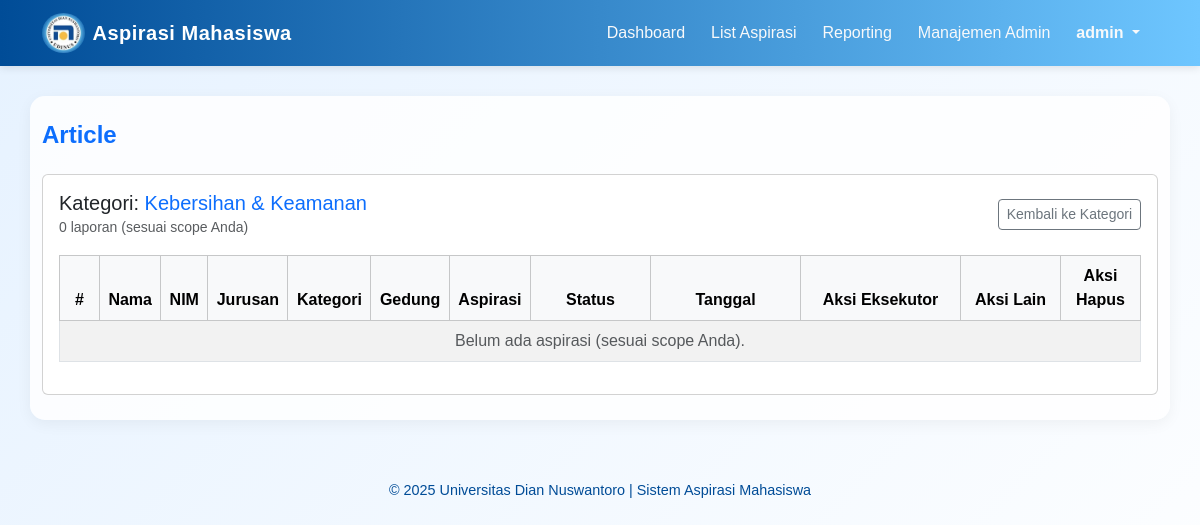
/admin.php?page=article&category_id=3 (signed in), run on an earlier commit of the app's database.
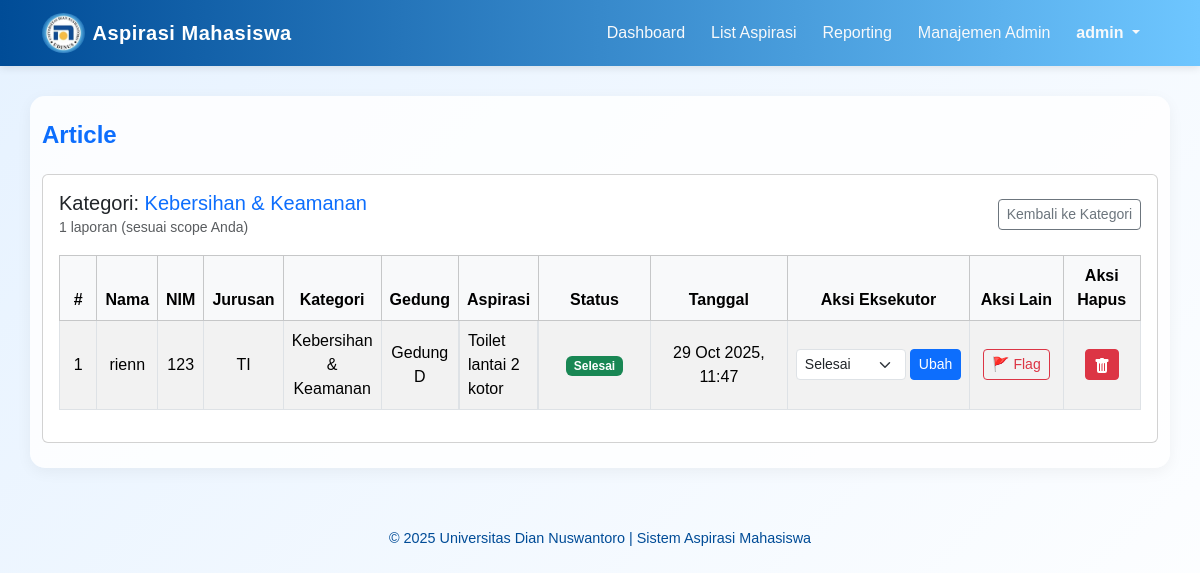
And on a later commit of the database.
### tables this page shows
CREATE TABLE `aspirasi` (
  `id` int(11) NOT NULL,
  `nama` varchar(100) NOT NULL,
  `nim` varchar(15) NOT NULL,
  `jurusan` varchar(50) DEFAULT NULL,
  `kategori_id` int(11) NOT NULL,
  `gedung_id` int(11) NOT NULL,
  `isi_aspirasi` text NOT NULL,
  `status` enum('Menunggu','Diproses','Selesai') DEFAULT 'Menunggu',
  `is_flagged` tinyint(1) NOT NULL DEFAULT 0 COMMENT '0=Normal, 1=Di-flag oleh Monitor',
  `tanggal` timestamp NOT NULL DEFAULT current_timestamp()
);

CREATE TABLE `kategori` (
  `id` int(11) NOT NULL,
  `nama_kategori` varchar(100) NOT NULL,
  `divisi_lama` varchar(100) DEFAULT NULL COMMENT 'Data divisi dari sistem lama'
);

CREATE TABLE `gedung` (
  `id` int(11) NOT NULL,
  `nama_gedung` varchar(100) NOT NULL
);

### article.php (the view, shortened to what the changed rows need)
<?php
include "koneksi.php";
$role = $_SESSION['role'] ?? 'mahasiswa';
$is_superadmin = (int)($_SESSION['is_superadmin'] ?? 0);
$can_ubah_status = ($is_superadmin == 1) || (isset($_SESSION['can_ubah_status']) && $_SESSION['can_ubah_status'] == 1);
$whereAdminScope = "1";
$visibleKategori = [];
$sqlKat = "
    SELECT DISTINCT k.id, k.nama_kategori
    FROM kategori k
    LEFT JOIN aspirasi a ON a.kategori_id = k.id
    WHERE $whereAdminScope
    ORDER BY k.nama_kategori
";
$resKat = $koneksi->query($sqlKat);
if ($resKat) {
    while($row = $resKat->fetch_assoc()) {
        $visibleKategori[$row['id']] = $row['nama_kategori'];
    }
}
$counts = array_fill_keys(array_keys($visibleKategori), 0);
if (!empty($counts)) {
    $kat_ids_string = implode(',', array_keys($counts));
    $whereCount = "a.kategori_id IN ($kat_ids_string)";
    if ($role === 'admin') {
         $whereCount .= " AND ($whereAdminScope)";
    }
    $sqlCount = "
        SELECT a.kategori_id, COUNT(a.id) AS cnt
        FROM aspirasi a
        WHERE $whereCount
        GROUP BY a.kategori_id
    ";
    $resCount = $koneksi->query($sqlCount);
    if ($resCount) {
        while ($r = $resCount->fetch_assoc()) {
            if (isset($counts[$r['kategori_id']])) {
                $counts[$r['kategori_id']] = (int)$r['cnt'];
            }
        }
    }
}
$selectedCategoryId = isset($_GET['category_id']) ? (int)$_GET['category_id'] : 0;
$sqlList = "";
$whereList = $whereAdminScope;
if ($selectedCategoryId > 0) {
    if ($role === 'admin') {
        $whereList = "($whereList) AND a.kategori_id = $selectedCategoryId";
    } else {
        $whereList = "a.kategori_id = $selectedCategoryId";
    }
    $sqlList = "
        SELECT a.*, k.nama_kategori, g.nama_gedung, a.is_flagged
        FROM aspirasi a
        JOIN kategori k ON a.kategori_id = k.id
        JOIN gedung g ON a.gedung_id = g.id
        WHERE $whereList
        ORDER BY a.is_flagged DESC, a.tanggal DESC
    ";
}
$resList = false;
$error = '';
if (!empty($sqlList)) {
    $resList = $koneksi->query($sqlList);
}
?>
<div class="card">
  <div class="card-body">
    <?php if ($selectedCategoryId === 0): ?>
      <div class="mb-4">
        <h5 class="fw-semibold">
            <?php if ($role === 'admin'): ?>
                Kategori Aspirasi (Sesuai Scope Anda)
            <?php else: ?>
                Kategori Aspirasi
            <?php endif; ?>
        </h5>
        <div class="row g-3">
          <?php if (empty($visibleKategori)): ?>
            <div class="col-12">
              <div class="alert alert-warning">
                <?php if ($role === 'admin'): ?>
                    Tidak ada aspirasi yang sesuai dengan penugasan Anda.
                <?php else: ?>
                    Belum ada aspirasi yang masuk.
                <?php endif; ?>
              </div>
            </div>
          <?php else: ?>
            <?php foreach ($visibleKategori as $kat_id => $kat_nama): ?>
              <div class="col-6 col-md-3">
                <a href="admin.php?page=article&category_id=<?= $kat_id ?>" class="text-decoration-none">
                  <div class="border rounded p-3 h-100 shadow-sm" style="background:#ffffff;">
                    <div class="d-flex justify-content-between align-items-start">
                      <div>
                        <div class="fw-semibold"><?= htmlspecialchars($kat_nama) ?></div>
                        <div class="small text-muted">Klik untuk lihat detail</div>
                      </div>
                      <div class="text-end">
                        <span class="badge bg-primary rounded-pill" style="font-size:0.9rem;"><?= $counts[$kat_id] ?? 0 ?></span>
                      </div>
                    </div>
                  </div>
                </a>
              </div>
            <?php endforeach; ?>
          <?php endif; ?>
        </div>
      </div>
    <?php else: ?>
      <div class="d-flex justify-content-between align-items-center mb-3">
        <div>
          <h5 class="mb-0">Kategori: <span class="text-primary"><?= htmlspecialchars($visibleKategori[$selectedCategoryId]) ?></span></h5>
          <small class="text-muted">
            <?php if ($role === 'admin'): ?>
                <?= ($counts[$selectedCategoryId] ?? 0) ?> laporan (sesuai scope Anda)
            <?php else: ?>
                <?= ($counts[$selectedCategoryId] ?? 0) ?> laporan
            <?php endif; ?>
          </small>
        </div>
      </div>
      <div class="table-responsive">
        <?php if ($error): ?>
          <div class="alert alert-danger">Query error: <?= htmlspecialchars($error) ?></div>
        <?php else: ?>
          <table class="table table-bordered table-striped table-hover align-middle">
            <thead>
              <tr class="table-light text-center">
                <th style="width:40px">#</th>
                <th>Nama</th>
                <th>NIM</th>
                <th>Jurusan</th>
                <th>Kategori</th>
                <th>Gedung</th>
                <th>Aspirasi</th>
                <th style="width:120px">Status</th>
                <th style="width:150px">Tanggal</th>
                <?php if ($can_ubah_status): ?><th style="width:160px">Aksi Eksekutor</th><?php endif; ?>
                <?php if ($role === 'admin'): ?><th style="width:100px">Aksi Lain</th><?php endif; ?>
                <?php if ($is_superadmin): ?><th style="width:80px">Aksi Hapus</th><?php endif; ?>
              </tr>
            </thead>
            <tbody>
              <?php
              if ($resList && $resList->num_rows > 0):
                $i = 1;
                while ($row = $resList->fetch_assoc()):
                  $button_disabled = 'disabled';
                  $button_title = 'Hanya admin yang bisa menggunakan fitur ini.';
                  $button_action_text = 'Flag';
                  $button_class = 'btn-outline-danger';
                  $is_flagged = $row['is_flagged'];
                  if ($role === 'admin') {
                      $button_action_text = $is_flagged ? 'Un-Flag' : 'Flag';
                      $button_class = $is_flagged ? 'btn-danger' : 'btn-outline-danger';
                      if ($is_superadmin) {
                          $button_disabled = '';
                          $button_title = $is_flagged ? 'Batal Tandai (Superadmin)' : 'Tandai (Superadmin)';
                      }
                  }
              ?>
                <tr>
                  <td class="text-center"><?= $i++ ?></td>
                  <td class="text-center"><?= htmlspecialchars($row['nama']) ?></td>
                  <td class="text-center"><?= htmlspecialchars($row['nim']) ?></td>
                  <td class="text-center"><?= htmlspecialchars($row['jurusan']) ?></td>
                  <td class="text-center"><?= htmlspecialchars($row['nama_kategori']) ?></td>
                  <td class="text-center"><?= htmlspecialchars($row['nama_gedung']) ?></td>
                  <td style="max-width:380px; display: flex; flex-direction: column; justify-content: center; align-items: center;">
                      <?= htmlspecialchars($row['isi_aspirasi']) ?>
                  </td>
                  <td class="text-center">
                    <?php
                    $badge = 'secondary';
                    if ($row['status'] === 'Selesai') $badge = 'success';
                    ?>
                    <span class="badge bg-<?= $badge ?>"><?= htmlspecialchars($row['status']) ?></span>
                  </td>
                  <td class="text-center"><?= htmlspecialchars(date('d M Y, H:i', strtotime($row['tanggal']))) ?></td>
                  <?php if ($can_ubah_status): ?>
                    <td class="text-center">
                      <form method="post" action="update_status.php">
                        <div class="d-flex gap-1 justify-content-center">
                          <select name="status" class="form-select form-select-sm" style="width:110px;">
                            <option value="Selesai" <?= $row['status']=='Selesai'?'selected':'' ?>>Selesai</option>
                          </select>
                          <button class="btn btn-sm btn-primary">Ubah</button>
                        </div>
                      </form>
                    </td>
                  <?php endif; ?>
                  <?php if ($role === 'admin'): ?>
                    <td class="text-center">
                      <form method="post" action="flag_aspirasi.php">
                        <button type="submit" class="btn btn-sm <?= $button_class ?>"
                                title="<?= htmlspecialchars($button_title) ?>" <?= $button_disabled ?>>
                          🚩 <?= $button_action_text ?>
                        </button>
                      </form>
                    </td>
                  <?php endif; ?>
                  <?php if ($is_superadmin): ?>
                    <td class="text-center">
                      <button type="button" class="btn btn-danger btn-sm"
                              data-bs-toggle="modal"
                              data-bs-target="#konfirmasiHapusModal"
                              data-pesan="Anda yakin ingin HAPUS PERMANEN aspirasi ini (ID: <?= (int)$row['id'] ?>)?"
                              data-form-id="form-hapus-aspirasi-<?= (int)$row['id'] ?>"
                              title="Hapus Aspirasi Permanen">
                      </button>
                    </td>
                  <?php endif; ?>
                </tr>
              <?php endwhile; else: ?>
                <?php
                  $colspan = 9;
                  if ($can_ubah_status) $colspan++;
                  if ($role === 'admin') $colspan++;
                  if ($is_superadmin) $colspan++;
                ?>
                <tr><td colspan="<?= $colspan ?>" class="text-center text-muted">Belum ada aspirasi (sesuai scope Anda).</td></tr>
              <?php endif; ?>
            </tbody>
          </table>
        <?php endif; ?>
      </div>
    <?php endif; ?>
  </div>
</div>

What changed in the data, as far as the page shows it:
added aspirasi: nama "rienn", nim "123", jurusan "TI", kategori.nama_kategori "Kebersihan & Keamanan", gedung.nama_gedung "Gedung D", isi_aspirasi "Toilet lantai 2 kotor", status "Selesai", tanggal "29 Oct 2025, 11:47", is_flagged "Flag"
Also different on the page:
$counts[$selectedCategoryId]: "0" → "1"
text no longer shown: "Belum ada aspirasi (sesuai scope Anda)."
